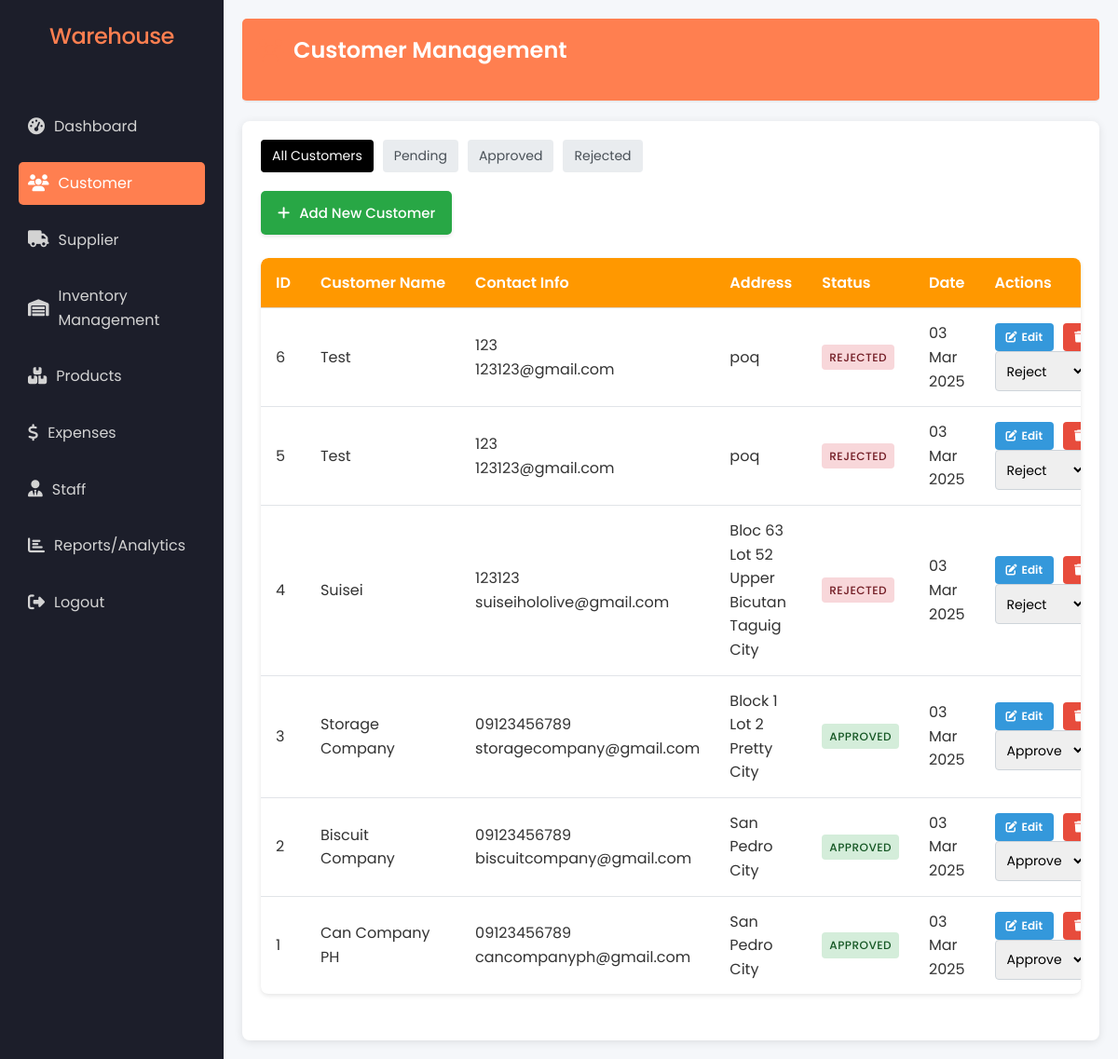
Before: /admin/customers.php (signed in) with the older database file.
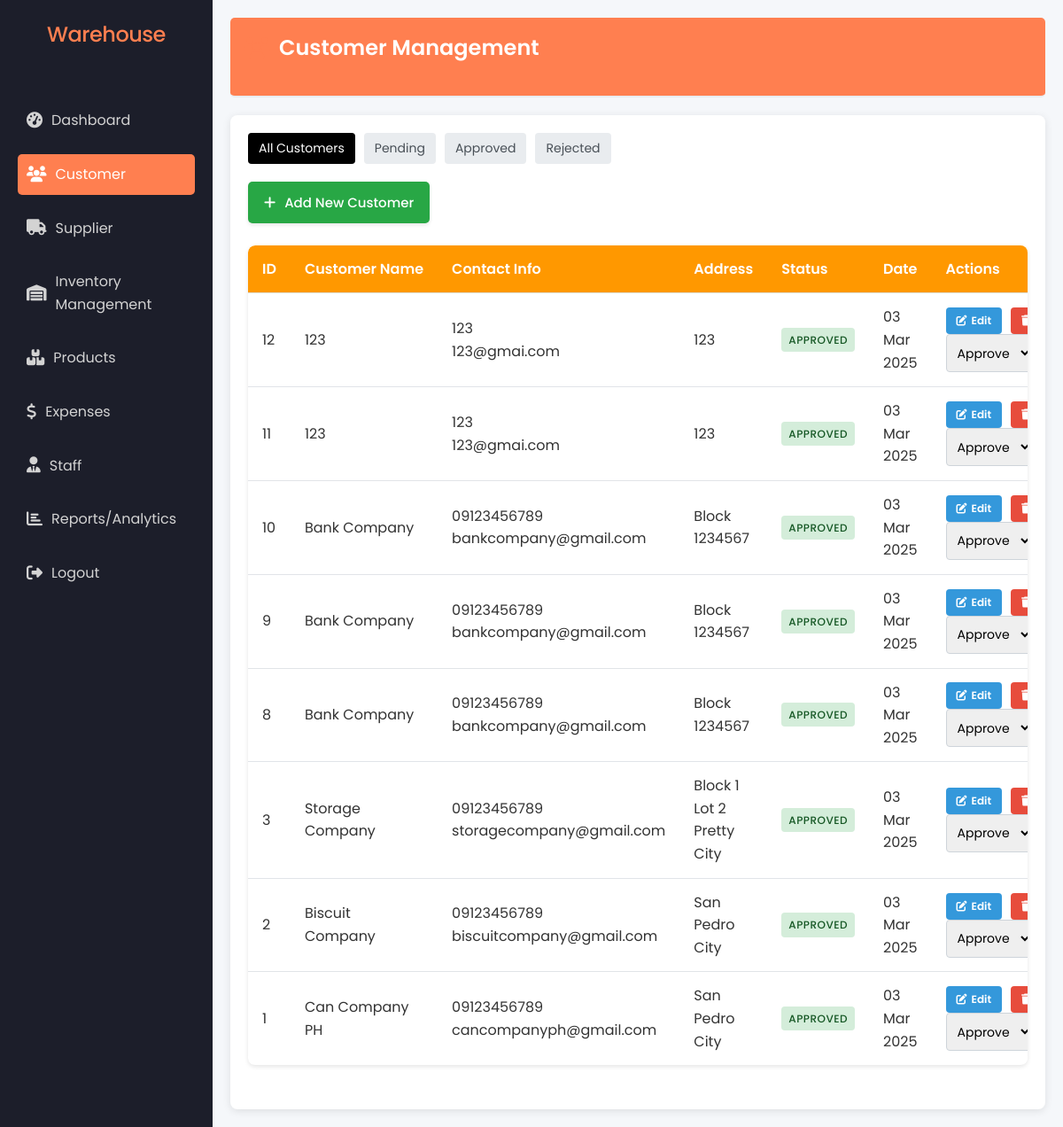
After: the same page with the newer database file.
### tables this page shows
CREATE TABLE `customers` (
  `CustomerID` int(11) NOT NULL,
  `CustomerName` varchar(100) NOT NULL,
  `Phone` varchar(20) DEFAULT NULL,
  `Email` varchar(100) DEFAULT NULL,
  `Address` varchar(255) DEFAULT NULL,
  `customer_status` varchar(32) NOT NULL DEFAULT 'pending',
  `created_at` timestamp NOT NULL DEFAULT current_timestamp()
);

### admin/customers.php (the view, shortened to what this page needs)
<?php
require_once '../admin/session_check_admin.php';
$statusFilter = isset($_GET['status']) ? $_GET['status'] : 'all';
if ($statusFilter === 'all') {
    $sql = "SELECT *, DATE_FORMAT(created_at, '%d %b %Y') as formatted_date FROM customers ORDER BY CustomerID DESC";
    $stmt = $conn->prepare($sql);
} else {
    $sql = "SELECT *, DATE_FORMAT(created_at, '%d %b %Y') as formatted_date FROM customers WHERE customer_status = ? ORDER BY CustomerID DESC";
    $stmt = $conn->prepare($sql);
    $stmt->bind_param("s", $statusFilter);
}
$stmt->execute();
$result = $stmt->get_result();
$customers = [];
if ($result && $result->num_rows > 0) {
    while($row = $result->fetch_assoc()) {
        $customers[] = $row;
    }
}
?>
<!DOCTYPE html>
<html lang="en">
<head>
    <link rel="stylesheet" href="../assets/css/style.css">
    <link rel="stylesheet" href="../assets/css/admin.css">
    <link rel="stylesheet" href="https://cdnjs.cloudflare.com/ajax/libs/font-awesome/6.5.1/css/all.min.css">
</head>
<body>
    <div class="dashboard-container">
        <?php include '../layouts/sidebar.php'; ?>
        <div class="main-content">
            <header>
                <div class="admin-header">
                    <h1><i class="fas fa-users"></i> Customer Management</h1>
                </div>
            </header>
            <div class="content">
                <div class="status-filters">
                    <a href="?status=all" class="status-filter <?php echo $statusFilter === 'all' ? 'active' : ''; ?>">All Customers</a>
                    <a href="?status=pending" class="status-filter <?php echo $statusFilter === 'pending' ? 'active' : ''; ?>">Pending</a>
                    <a href="?status=approved" class="status-filter <?php echo $statusFilter === 'approved' ? 'active' : ''; ?>">Approved</a>
                    <a href="?status=rejected" class="status-filter <?php echo $statusFilter === 'rejected' ? 'active' : ''; ?>">Rejected</a>
                </div>
                <button id="btnAddCustomer" class="btn-add-customer">
                    <i class="fas fa-plus"></i> Add New Customer
                </button>
                <div class="customer-table-container">
                    <?php if (!empty($customers)): ?>
                        <table class="customer-table">
                            <thead>
                                <tr>
                                    <th>ID</th>
                                    <th>Customer Name</th>
                                    <th>Contact Info</th>
                                    <th>Address</th>
                                    <th>Status</th>
                                    <th>Date</th>
                                    <th>Actions</th>
                                </tr>
                            </thead>
                            <tbody>
                                <?php foreach ($customers as $customer): ?>
                                <tr>
                                    <td><?php echo htmlspecialchars($customer['CustomerID']); ?></td>
                                    <td><?php echo htmlspecialchars($customer['CustomerName']); ?></td>
                                    <td>
                                        <div><?php echo htmlspecialchars($customer['Phone']); ?></div>
                                        <div><?php echo htmlspecialchars($customer['Email']); ?></div>
                                    </td>
                                    <td><?php echo htmlspecialchars($customer['Address']); ?></td>
                                    <td>
                                        <span class="status-badge status-<?php echo isset($customer['customer_status']) ? $customer['customer_status'] : 'pending'; ?>">
                                            <?php echo ucfirst(isset($customer['customer_status']) ? $customer['customer_status'] : 'pending'); ?>
                                        </span>
                                    </td>
                                    <td><?php echo isset($customer['formatted_date']) ? $customer['formatted_date'] : 'N/A'; ?></td>
                                    <td>
                                        <div class="action-buttons">
                                            <button class="btn-edit" data-customerid="<?php echo htmlspecialchars($customer['CustomerID']); ?>">
                                                <i class="fas fa-edit"></i> Edit
                                            </button>
                                            <button class="btn-delete" data-customerid="<?php echo htmlspecialchars($customer['CustomerID']); ?>">
                                                <i class="fas fa-trash"></i> Delete
                                            </button>
                                        </div>
                                        <form method="POST" class="action-form">
                                            <select name="status">
                                                <option value="approved" <?php echo (isset($customer['customer_status']) && $customer['customer_status'] === 'approved') ? 'selected' : ''; ?>>Approve</option>
                                                <option value="rejected" <?php echo (isset($customer['customer_status']) && $customer['customer_status'] === 'rejected') ? 'selected' : ''; ?>>Reject</option>
                                            </select>
                                        </form>
                                    </td>
                                </tr>
                                <?php endforeach; ?>
                            </tbody>
                        </table>
                    <?php else: ?>
                        <div class="no-records">
                            <p>No <?php echo $statusFilter !== 'all' ? $statusFilter : ''; ?> customers found.</p>
                        </div>
                    <?php endif; ?>
                </div>
            </div>
        </div>
    </div>
</body>
</html>

### layouts/sidebar.php (shortened to what this page needs)
<?php
$current_page = basename($_SERVER['PHP_SELF']);
?>
<div class="sidebar">
    <link rel="stylesheet" href="https://cdnjs.cloudflare.com/ajax/libs/font-awesome/6.5.1/css/all.min.css">
    <h2 class="sidebar-title">Warehouse</h2>
    <ul class="sidebar-menu">
        <li>
            <a href="dashboard.php" class="<?= ($current_page == 'dashboard.php') ? 'active' : ''; ?>">
                <i class="fas fa-tachometer-alt"></i> Dashboard
            </a>
        </li>
        <li>
            <a href="customers.php" class="<?= ($current_page == 'customers.php') ? 'active' : ''; ?>">
                <i class="fas fa-users"></i> Customer
            </a>
        </li>
        <li>
            <a href="suppliers.php" class="<?= ($current_page == 'suppliers.php') ? 'active' : ''; ?>">
                <i class="fas fa-truck"></i> Supplier
            </a>
        </li>
        <li class="dropdown">
            <a class="dropdown-toggle <?= (strpos($current_page, 'inventory') !== false) ? 'active' : ''; ?>">
                <i class="fas fa-warehouse"></i> Inventory Management
            </a>
        </li>
        <li class="dropdown">
            <a class="dropdown-toggle <?= (strpos($current_page, 'products') !== false) ? 'active' : ''; ?>">
                <i class="fas fa-boxes"></i> Products
            </a>
        </li>
            <a href="expenses.php" class="<?= ($current_page == 'expenses.php') ? 'active' : ''; ?>">
                <i class="fas fa-dollar-sign"></i> Expenses
            </a>
        <li class="dropdown">
            <a class="dropdown-toggle <?= (strpos($current_page, 'staff') !== false) ? 'active' : ''; ?>">
                <i class="fas fa-user-tie"></i> Staff
            </a>
        </li>
        <li>
            <a href="reports_analytics_admin.php" class="<?= ($current_page == 'reports_analytics_admin.php') ? 'active' : ''; ?>">
                <i class="fas fa-chart-bar"></i> Reports/Analytics
            </a>
        </li>
        <li>
            <a href="admin_logout.php" class="<?= ($current_page == 'admin_logout.php') ? 'active' : ''; ?>">
                <i class="fas fa-sign-out-alt"></i> Logout
            </a>
        </li>
    </ul>
</div>

### assets/css/style.css (style rules this page uses)
* { margin: 0; padding: 0; box-sizing: border-box; font-family: 'Poppins', sans-serif; }
body { background: #f5f7fa; display: flex; justify-content: center; align-items: center; min-height: 100vh; background-image: linear-gradient(to right, #6a11cb, #2575fc); }
* { margin: 0; padding: 0; box-sizing: border-box; }
body { font-family: Arial, sans-serif; background-color: #f4f4f4; color: #fff; display: flex; height: 100vh; }
.dashboard-container { display: flex; width: 100%; }
.sidebar { width: 250px; background-color: #1f2029; color: #fff; height: 100vh; padding: 20px; }
.sidebar-title { text-align: center; margin-bottom: 20px; font-size: 24px; color: #ff7f50; }
.sidebar-menu { list-style: none; }
.sidebar-menu li { margin: 15px 0; }
.sidebar-menu a { text-decoration: none; color: #d3d3d3; font-size: 16px; display: flex; align-items: center; gap: 10px; padding: 10px; border-radius: 5px; transition: background-color 0.3s ease; }
.sidebar-menu i { font-size: 18px; }
.sidebar-menu a:hover, .sidebar-menu a.active { background-color: #ff7f50; color: #fff; }
.sidebar-menu a.active { background-color: #ff7f50; color: #fff; }
.main-content { flex-grow: 1; padding: 20px; background-color: #fff; color: #333; }
header { background-color: #ff7f50; color: #fff; padding: 15px; border-radius: 5px; margin-bottom: 20px; }
.content { background-color: #eaeaea; padding: 20px; border-radius: 5px; min-height: calc(100vh - 150px); }
.customer-table-container { margin-top: 20px; overflow-x: auto; }
.customer-table { width: 100%; border-collapse: collapse; background-color: #fff; box-shadow: 0 2px 5px rgba(0, 0, 0, 0.1); }
.customer-table th, .customer-table td { padding: 12px 15px; text-align: left; border-bottom: 1px solid #ddd; }
.customer-table th { background-color: #ff7f50; color: #fff; font-weight: bold; }
.btn-edit, .btn-delete { padding: 5px 10px; border: none; border-radius: 5px; cursor: pointer; font-size: 14px; transition: background-color 0.3s ease; }
.btn-edit { background-color: #4caf50; color: #fff; }
.btn-delete { background-color: #f44336; color: #fff; }
* { margin: 0; padding: 0; box-sizing: border-box; font-family: 'Segoe UI', Tahoma, Geneva, Verdana, sans-serif; }
body { min-height: 100vh; display: flex; justify-content: center; align-items: center; background: #1f1c1c; color: #fff; }
body { background-color: #ffffff; color: #333; line-height: 1.6; padding: 40px 0; }
h2 { color: #000; margin-bottom: 30px; font-weight: 500; font-size: 24px; letter-spacing: -0.5px; }

### admin/customers.php (style rules this page uses)
header h1 { color: white; }
.admin-header { display: flex; justify-content: center; align-items: center; margin-bottom: 20px; }
.status-filters { margin-bottom: 20px; display: flex; gap: 10px; }
.status-filter { padding: 6px 12px; border-radius: 4px; text-decoration: none; color: #495057; background-color: #e9ecef; font-size: 14px; transition: all 0.2s; }
.status-filter.active { background-color: #000; color: #fff; }
.status-badge { display: inline-block; padding: 4px 8px; border-radius: 4px; font-size: 12px; font-weight: 500; }
.status-approved { background-color: #d4edda; color: #155724; }
.action-form { display: flex; gap: 5px; }
.action-form select { padding: 6px 8px; border: 1px solid #ced4da; border-radius: 4px; font-size: 14px; }
.customer-table td { vertical-align: middle; }
.status-rejected { background-color: #f8d7da; color: #721c24; }

Changed rows visible on the page:
removed customers: CustomerID "6", CustomerName "Test", Phone "123", Email "123123@gmail.com", Address "poq", customer_status "REJECTED", formatted_date "03 Mar 2025", status "Reject"
removed customers: CustomerID "5", CustomerName "Test", Phone "123", Email "123123@gmail.com", Address "poq", customer_status "REJECTED", formatted_date "03 Mar 2025", status "Reject"
removed customers: CustomerID "4", CustomerName "Suisei", Phone "123123", Email "suiseihololive@gmail.com", Address "Bloc 63 Lot 52 Upper Bicutan Taguig City", customer_status "REJECTED", formatted_date "03 Mar 2025", status "Reject"
added customers: CustomerID "12", CustomerName "123", Phone "123", Email "123@gmai.com", Address "123", customer_status "APPROVED", formatted_date "03 Mar 2025", status "Approve"
added customers: CustomerID "11", CustomerName "123", Phone "123", Email "123@gmai.com", Address "123", customer_status "APPROVED", formatted_date "03 Mar 2025", status "Approve"
added customers: CustomerID "10", CustomerName "Bank Company", Phone "09123456789", Email "bankcompany@gmail.com", Address "Block 1234567", customer_status "APPROVED", formatted_date "03 Mar 2025", status "Approve"
added customers: CustomerID "9", CustomerName "Bank Company", Phone "09123456789", Email "bankcompany@gmail.com", Address "Block 1234567", customer_status "APPROVED", formatted_date "03 Mar 2025", status "Approve"
added customers: CustomerID "8", CustomerName "Bank Company", Phone "09123456789", Email "bankcompany@gmail.com", Address "Block 1234567", customer_status "APPROVED", formatted_date "03 Mar 2025", status "Approve"
